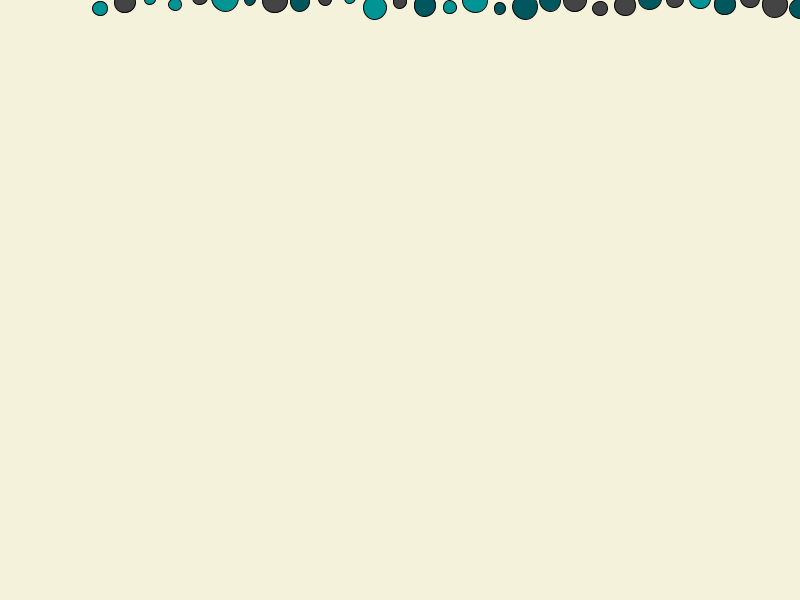
Frame 1 (no input)
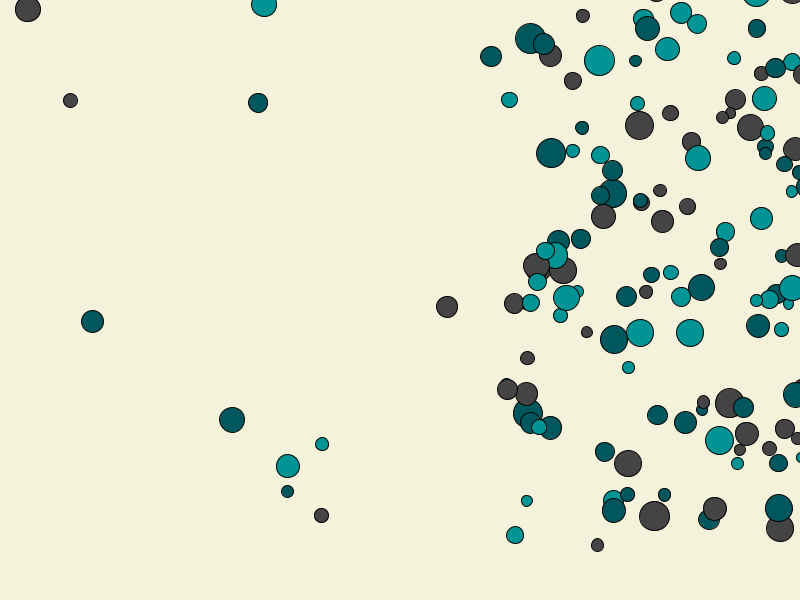
Frame 60 (the mouse pressed at the canvas centre just before this capture)
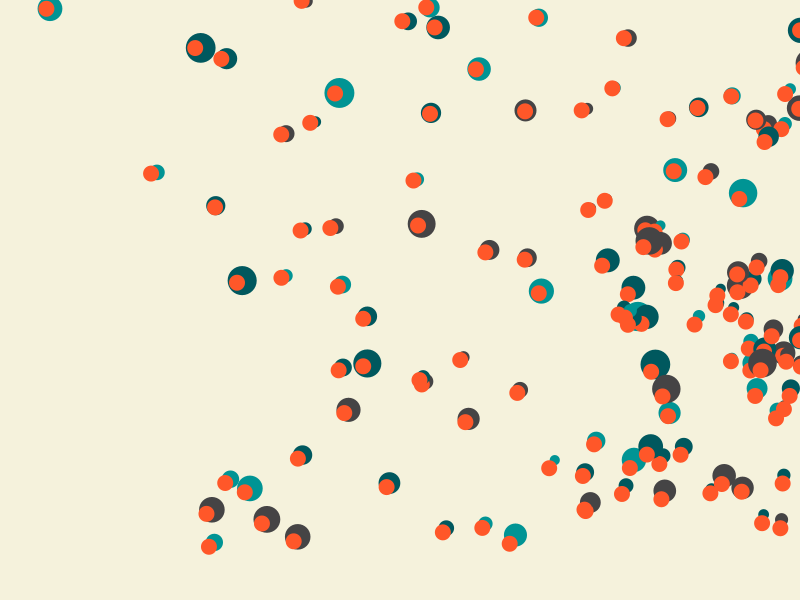
Frame 120 (the mouse held since frame 60 and released just before this capture)

The Processing sketch that drew these frames (run headless with seeded random() and noise(); from frame 60 on, the mouse is pressed at the canvas centre):

// Processing sketch: juan
// ── juan.pde
//ArrayList<randm> puente =  new ArrayList<randm> ();
//No hay decripción general de lo que el programa hará

/////// TODA ESTO ES SOLO PARA EL COLOR //////
ArrayList < Particula > lista = new ArrayList < Particula > ();


Particula p;
int n, m;

void setup() {
    size(800, 600);
    for (int i = 0; i < 200; i++) {
        p = new Particula(i);
        lista.add(p);

    }

	// este loop se puede eliminar y solo dejar 200 en el de arriba
    // for (int i = 0; i < 100; i++) {
    //     p = new Particula(i);
    //     lista.add(p);
    //
    // }

}

void draw() {
    background(245, 242, 220);
	// descripción
    for (Particula a : lista) {
        a.show();
        a.mover();
        a.denuevo();

		// descripción
        if (mousePressed) {
            a.forma();
            a.crecimiento();
        }
    }
}

// para interaccion con el teclado usar la tecnica qla del nico
// dude!







/*  if(mousePressed){
  listo.add(p);

  }
}
*/
/*void keyPressed( ){
  if (key == '1'){
    n = 1;
  }
  else if(key =='0'){
    n = 0;
}
else if(key =='d'){
  m = 0;
}
else if(key =='i'){
  m = 1;
}
}
*/

/*
/////////////////////////////////////////////////////////////////////////////////////////
/////////////////////////////////////////////////////////////////////////////////////////
                         WEAS QUE PUEDES USAR PARA EL EXAMEN
/////////////////////////////////////////////////////////////////////////////////////////
/////////////////////////////////////////////////////////////////////////////////////////
if(frameCount % 60==0){// cuando el resto de la division sea 0
//  m=int(random(2));
}
}


if(x>width || x<0||y>height-49||y<0){


}




/////////////////////////////////////////////////////////////////////////////////////////
/////////////////////////////////////////////////////////////////////////////////////////


ArrayList<Juan> lista = new ArrayList<Juan>();
ArrayList<Sotero> listo = new ArrayList<Sotero>();

// Acciones  remotas
//boolean l = false;

// Inicializacion de clases
Juan j;
Sotero b;

void setup(){
  size(600,600);
  for (int i = 0; i < 20; i++){ // el numero 10 es la cantidad de figuras que aparecen
  j = new Juan (random(width),random(height),random(5,100), random (5,100));
  lista.add(j);
  listo.add(b);
}
for (int i = 0; i < 20; i++){
  b = new Sotero(random(width),random(height),random(5,10), random (5,10));
  listo.add(b);
}


}

void draw(){
background(32,219,161);
for (Juan j : lista) { // esto va a definir el comportamiento de todos clas
                           // weas de la lista

// se tiene que ocupar otra inicializacion de la lista for, para otra clase
  j.agrupacion1();
  j.newforma();
  j.crecimiento1();
}

  for (Juan b : lista) {
  b.agrupacion3 ();
  //j.forma();
  //j.crecimiento();
  //j.limites();
  //j.mover();
  //j.color();

  /* Para lograr una interaccion con mouse;
   if(mousePressed){
   lista.add(j);

}


  }


}

/////////////////////////////////////////////////////////////////////////////////

//stroke de la ellipse
float x ;
float y ;
float tx;
float ty;
// centro de la ellipse
float tpx;
float tpy;
//Editor de color
int r = 255  ;
int g = 103 ;
int b = 63 ;
int op = 350;

///////////////////////////////////////////////////
  Juan(float x, float y, float tx, float ty){
  this.x   = x  ;
  this.y   = y  ;
  this.tx  = tx ;
  this.ty  = ty ;
  this.tpx = tpx;
  this.tpy = tpy;

}


// FUNCIONES //
void forma(){
       noStroke()        ;
       fill (r,g,b,op)  ;
       ellipse(x,y,tx,ty);
       op = op -7;
       if (op <= 0){
         op = 351;
       }
}

void crecimiento(){
  tx = tx +7;
  ty = ty +7;

  if (tx > 350){
      tx = 0;
      ty = 0;
  }
}

void inter(){

}

void mover(){
   x++;
   y--;

}

void limites(){
     if(x > width){
     x = 0;
  }
     if(y < 0){
     y = height;
  }
}

void newforma(){

  fill (142,30,0,op);
  ellipse(x,y,tpx,tpy);

}
void crecimiento1(){
  tpx = tpx +3;
  tpy = tpy +3;

  if (tpx > 150){
      tpx = 0;
      tpy = 0;
  }
}

////////////////////////////////////////////
void agrupacion1(){

  limites();
  crecimiento();
  forma();
}
///////////////////////////////////////////
void agrupacion2 (){
  newforma();
  crecimiento1();
}
//////////////////////////////////////////
}
///////////////////////////////////////////////////////////////////////////////
///////////////////////////////////////////////////////////////////////////////


*/

// ── Particula.pde
class Particula {
    color[] colores;
    color propioDelObjeto;
    int randomColor;

    //
    float x;
    float y;
    float velx;
    float vely;
    float tamano;

    //
    float tx;
    float ty;
    // centro de la ellipse
    float tpx;
    float tpy;
    //
    int op = 350; // máximo es 255

    Particula(int i) {
        this.randomColor = int(random(3)); // hara un random entre los 3 colores que hay
        colores = new color[3]; //el numero es la cantidad que sale en i<3
        colores[0] = color(0, 88, 94);
        colores[1] = color(0, 148, 148);
        colores[2] = color(69, 68, 69);
        propioDelObjeto = color(127);


        x = 400; // esta variable se sobre escribe en línea 42
        y = 0;
        //x= width/2;
        //y= height/2;

        velx = random(-6, 0); // se define la velocidad con la que nace cada burbuja
        vely = random(-3, 9); // se define la velocidad con la que nace cada burbuja

        x += velx;
        y += vely;
        tamano = random(10, 30);
        x = i * 25 + 100; //posicion de x
    }

	//No hay decripción general de lo que hará
    void show() {
        fill(colores[randomColor]);
        ellipse(x, y, tamano, tamano);
    }


	//No hay decripción general de lo que hará
    void mover() {
        x += velx;
        y += vely;
    }

	//No hay decripción general de lo que hará
    void denuevo() {
        if (x > width + 200 || x < 0 || y > height - 49) {

            x = 850;
            y = 30;
            // x = width/2;
            // y = height/2;
            tamano = random(10, 30);
            propioDelObjeto = colores[int(random(3))];
        }
    }

	//No hay decripción general de lo que hará
    void forma() {
        noStroke();
        fill(255, 87, 41, op);
        ellipse(x, y, tx, ty);
        op -= 7;
        if (op <= -10) {
            op = 351;
        }
    }

	//No hay decripción general de lo que hará
    void crecimiento() {
        tx += 2;
        ty += 2;

        if (tx > 100) {
            tx = 0;
            ty = 0;
        }
    }

	//No hay decripción general de lo que hará
	//Métodos que no se usan novan en la entrega
    void segform() {
        tamano = random(10, 30);
    }
}
